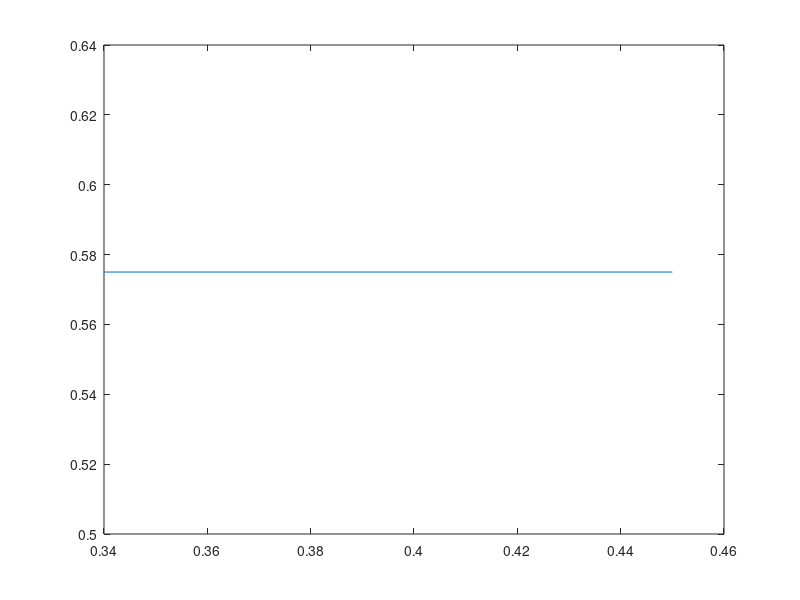

Write the MATLAB code that produced this figure.



patch((([0.3333,0.3365,0.346,0.3614,0.3821,0.4074,0.4362,0.4675,0.5,0.5325,0.5638,0.5926,0.6179,0.6386,0.654,0.6635,0.6667,0.6635,0.654,0.6386,0.6179,0.5926,0.5638,0.5325,0.5,0.4675,0.4362,0.4074,0.3821,0.3614,0.346,0.3365,0.3333]-0.5)/1.5)+0.5-0.05,...
(([0.5,0.5325,0.5638,0.5926,0.6179,0.6386,0.654,0.6635,0.6667,0.6635,0.654,0.6386,0.6179,0.5926,0.5638,0.5325,0.5,0.4675,0.4362,0.4074,0.3821,0.3614,0.346,0.3365,0.3333,0.3365,0.346,0.3614,0.3821,0.4074,0.4362,0.4675,0.5]-0.5)/1.5)+0.18,[0.9375,0.9375,0.9375])
plot((([0.3333,0.3365,0.346,0.3614,0.3821,0.4074,0.4362,0.4675,0.5,0.5325,0.5638,0.5926,0.6179,0.6386,0.654,0.6635,0.6667,0.6635,0.654,0.6386,0.6179,0.5926,0.5638,0.5325,0.5,0.4675,0.4362,0.4074,0.3821,0.3614,0.346,0.3365,0.3333]-0.5)/1.5)+0.5-0.05,...
(([0.5,0.5325,0.5638,0.5926,0.6179,0.6386,0.654,0.6635,0.6667,0.6635,0.654,0.6386,0.6179,0.5926,0.5638,0.5325,0.5,0.4675,0.4362,0.4074,0.3821,0.3614,0.346,0.3365,0.3333,0.3365,0.346,0.3614,0.3821,0.4074,0.4362,0.4675,0.5]-0.5)/1.5)+0.18)
plot((([0.3821,0.6179]-0.5)/1.5)+0.5-0.05,(([0.3821,0.6179]-0.5)/1.5)+0.18)
plot((([0.3821,0.6179]-0.5)/1.5)+0.5-0.05,(([0.6179,0.3821]-0.5)/1.5)+0.18)

patch((([0.3333,0.3365,0.346,0.3614,0.3821,0.4074,0.4362,0.4675,0.5,0.5325,0.5638,0.5926,0.6179,0.6386,0.654,0.6635,0.6667,0.6635,0.654,0.6386,0.6179,0.5926,0.5638,0.5325,0.5,0.4675,0.4362,0.4074,0.3821,0.3614,0.346,0.3365,0.3333]-0.5)/1.5)+0.5-0.05,...
(([0.5,0.5325,0.5638,0.5926,0.6179,0.6386,0.654,0.6635,0.6667,0.6635,0.654,0.6386,0.6179,0.5926,0.5638,0.5325,0.5,0.4675,0.4362,0.4074,0.3821,0.3614,0.346,0.3365,0.3333,0.3365,0.346,0.3614,0.3821,0.4074,0.4362,0.4675,0.5]-0.5)/1.5)+0.82,[0.9375,0.9375,0.9375])
plot((([0.3333,0.3365,0.346,0.3614,0.3821,0.4074,0.4362,0.4675,0.5,0.5325,0.5638,0.5926,0.6179,0.6386,0.654,0.6635,0.6667,0.6635,0.654,0.6386,0.6179,0.5926,0.5638,0.5325,0.5,0.4675,0.4362,0.4074,0.3821,0.3614,0.346,0.3365,0.3333]-0.5)/1.5)+0.5-0.05,...
(([0.5,0.5325,0.5638,0.5926,0.6179,0.6386,0.654,0.6635,0.6667,0.6635,0.654,0.6386,0.6179,0.5926,0.5638,0.5325,0.5,0.4675,0.4362,0.4074,0.3821,0.3614,0.346,0.3365,0.3333,0.3365,0.346,0.3614,0.3821,0.4074,0.4362,0.4675,0.5]-0.5)/1.5)+0.82)
plot((([0.3821,0.6179]-0.5)/1.5)+0.5-0.05,(([0.3821,0.6179]-0.5)/1.5)+0.82)
plot((([0.3821,0.6179]-0.5)/1.5)+0.5-0.05,(([0.6179,0.3821]-0.5)/1.5)+0.82)

plot(1-[0.23,0.30,0.30,(0.3333-0.5)/1.5+0.5]-0.05,[0.5,0.5,0.18,0.18])
plot(1-[0.30,0.30,(0.3333-0.5)/1.5+0.5]-0.05,[0.5,0.82,0.82])

plot(1-[(0.6666-0.5)/1.5+0.5,1-0.22]-0.05,[0.18,0.18])
plot(1-[(0.6666-0.5)/1.5+0.5,1-0.22]-0.05,[0.82,0.82])

patch(1-[1-0.22,1-0.28,1-0.22]+0.02,[0.13,0.18,0.23],[0,0,0])
patch(1-[1-0.22,1-0.28,1-0.22]+0.02,[0.85,0.80,0.75],[0,0,0])

patch((([0.46,0.46,0.54,0.54,0.46]-0.5)*1.5)+0.5-0.05,(([0.54,0.46,0.46,0.54,0.54]-0.5)*1.5)+0.5-0.08,[0.9375,0.9375,0.9375])
plot((([0.46,0.46,0.54,0.54,0.46]-0.5)*1.5)+0.5-0.05,(([0.54,0.46,0.46,0.54,0.54]-0.5)*1.5)+0.5-0.08)

plot([0.5,0.5]-0.05,[((0.46-0.5)*1.5)+0.5-0.08,((0.6667-0.5)/1.5)+0.18])
plot([0.5,0.5]-0.05,[((0.54-0.5)*1.5)+0.5-0.08,((0.3332-0.5)/1.5)+0.82])
plot(1-[0.5,0.61]-0.05,[0.5+0.075,0.5+0.075])
